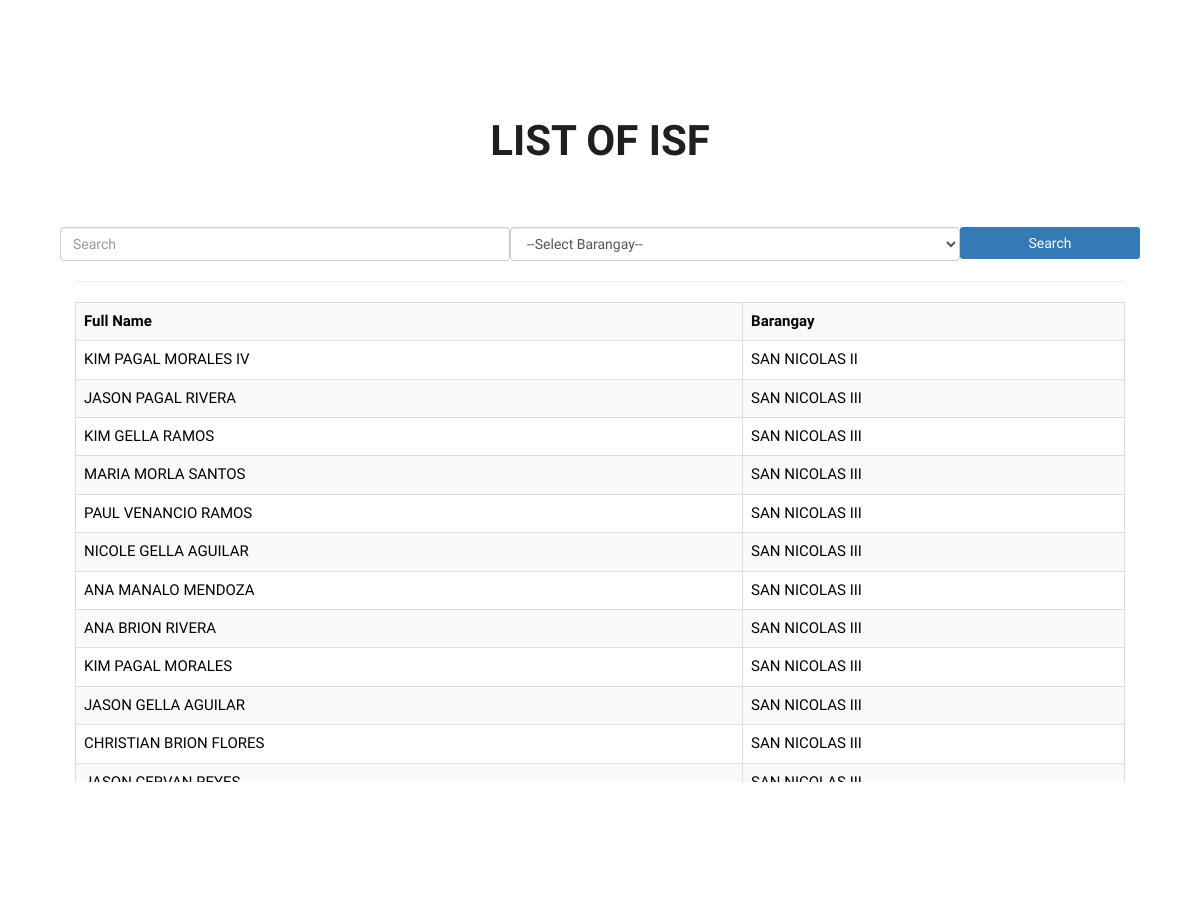
The app's page / (middle part), older data.
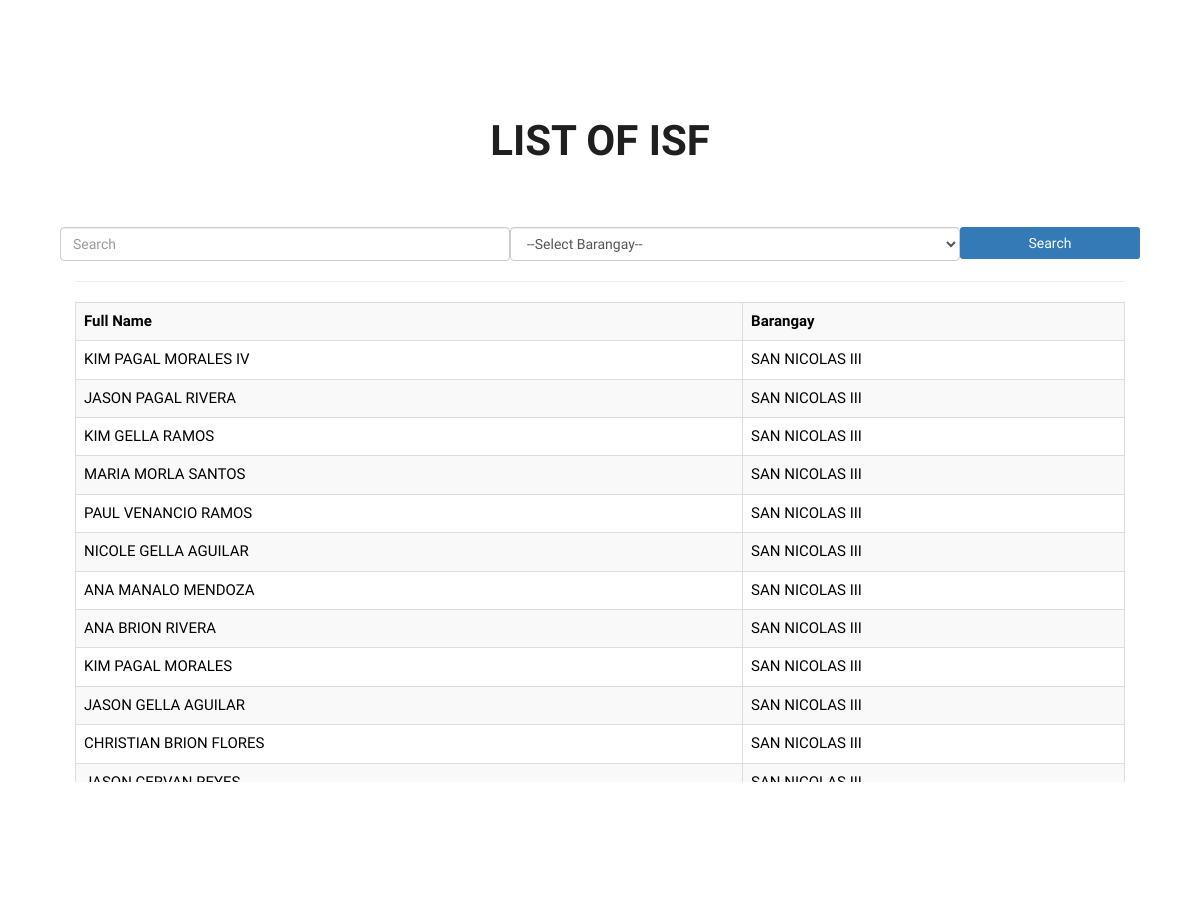
The same page, newer data.
### tables this page shows
CREATE TABLE `tbl_users` (
  `user_id` int(11) NOT NULL AUTO_INCREMENT,
  `fname` varchar(100) NOT NULL,
  `mname` varchar(100) NOT NULL,
  `lname` varchar(100) NOT NULL,
  `ename` varchar(50) NOT NULL,
  `detailed_add` varchar(100) NOT NULL,
  `barangay` varchar(100) NOT NULL,
  `city` varchar(100) NOT NULL,
  `gender` varchar(255) NOT NULL,
  `age` int(11) NOT NULL,
  `bday` date NOT NULL,
  `contact_no` varchar(50) NOT NULL,
  `email` varchar(100) NOT NULL,
  `resetCode` varchar(10) NOT NULL,
  `user_type` varchar(50) NOT NULL,
  PRIMARY KEY (`user_id`)
);

### index.php (the view, shortened to what the changed rows need)
<!DOCTYPE html>
<html lang="en">
<link rel="stylesheet" href="css/bootstrap.min.css">
<link rel="stylesheet" href="style.css">
<link rel="stylesheet" href="css/versions.css">
<link rel="stylesheet" href="css/responsive.css">
<link rel="stylesheet" href="css/custom.css">
</head>
<body class="politics_version">
    <div id="event" data-scroll-index="3" class="section wb" style="border-top:1px solid gray">
        <div class="container">
            <div class="bg-light  me-auto ms-auto border-1 border-secondary border" style="min-height:72vh;">
                <div class="table-responsive" style="max-height:60vh;">
                    <table class="table table-bordered  table-striped" style="color: black;">
                        <tr class="text-center" style="color:black;">
                            <th>Full Name</th>
                            <th>Barangay</th>
                        </tr>
                        <?php
                        require_once 'includes/conn.php';
                        if (isset($_POST['submitSearch'])) {
                            $searchName = $conn->real_escape_string($_POST['searchKey']);
                            $searchBarangay = $conn->real_escape_string($_POST['barangay_filter']);
                            $sql = "SELECT * FROM tbl_users";
                            $condition = array();
                            if (!empty($searchName)) {
                                array_push($condition, "fname LIKE '%$searchName%' OR lname LIKE '%$searchName%' OR ename LIKE '%$searchName%' OR mname LIKE '%$searchName%' OR CONCAT(fname,' ',lname) LIKE '%$searchName%' OR CONCAT(fname,' ',lname,' ',ename) LIKE '%$searchName%'");
                            }
                            if (!empty($searchBarangay)) {
                                array_push($condition, "barangay = '$searchBarangay'");
                            }
                            $query = $sql;
                            if (count($condition) > 0) {
                                $query .= " WHERE " . implode(' AND ', $condition);
                                $query .= " AND user_type = 'ISF'";
                            } else {
                                $query .= " WHERE user_type = 'ISF'";
                            }
                            $result = $conn->query($query);
                            if (mysqli_num_rows($result) > 0) {
                                while ($row = $result->fetch_assoc()) :
                        ?>
                        <tr>
                            <td><?php echo $row['fname'] . ' ' . $row['mname'] . ' ' . $row['lname'] . ' ' . $row['ename'] ?>
                            </td>
                            <td><?php echo $row['barangay'] ?></td>
                        </tr>
                        <?php
                                endwhile;
                            } else {
                                echo '<td colspan="2" class=" text-danger text-center">
                    NO RECORDS FOUND
                    </td>';
                            }
                            ?>
                        <?php
                        } else {
                            $query = $conn->query("SELECT * FROM tbl_users WHERE user_type ='ISF'");
                            if (mysqli_num_rows($query) > 0) {
                                while ($row = mysqli_fetch_array($query)) :
                            ?>
                        <tr>
                            <td><?php echo $row['fname'] . ' ' . $row['mname'] . ' ' . $row['lname'] . ' ' . $row['ename'] ?>
                            </td>
                            <td><?php echo $row['barangay'] ?></td>
                        </tr>
                        <?php
                                endwhile;
                            } else {
                                echo '<td colspan="2" class=" text-danger text-center">
                    NO RECORDS FOUND
                    </td>';
                            }
                        }
                        ?>
                    </table>
                </div>
            </div>
        </div>
    </div>
</body>
</html>

Row changes from the older to the newer data that the page shows:
changed tbl_users "IV": barangay "SAN NICOLAS II" → "SAN NICOLAS III"
